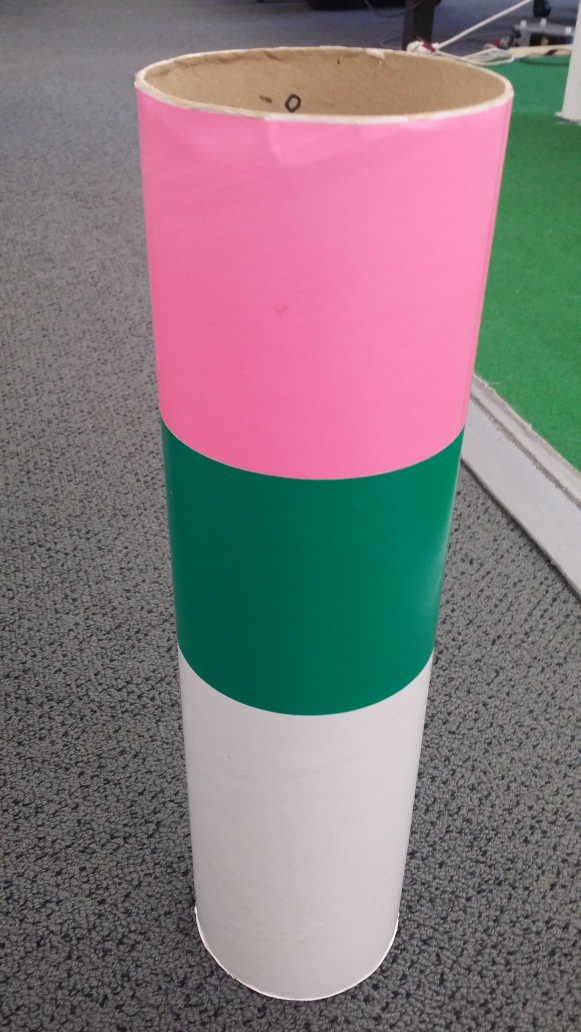
#> input picture test/test0.jpg, 2322 x 4128 px (shown at 1/4 size)
$ python image_test.py   (Python 2 division)   (older library calls are emulated)
#> lines starting #> are read from the running program, lines starting #| are printed output that depends on the picture; after the words box and inside, x2 and y2 are one past the last pixel; in counts of white or black regions, pixels touching at a corner belong together
#!/usr/bin/env python

import numpy as np
import cv2
import operator

# def checkForBeacons(image):
images = ['test0.jpg', 'test1.jpg', 'test2.jpg', 'test3.jpg', 'test4.jpg']
for i in images:
    im = cv2.imread(i)
#> im is the input picture: shape (4128, 2322, 3); mean B, G, R 123.7, 119.7, 131.5
    #im = cv2.cvtColor(im_rgb, cv2.COLOR_BGR2HSV)

    pink_boundaries = [(120, 60, 210), (210, 150, 255)]

    lower = np.array(pink_boundaries[0], "uint8")
    upper = np.array(pink_boundaries[1], "uint8")

    mask = cv2.inRange(im, lower, upper)
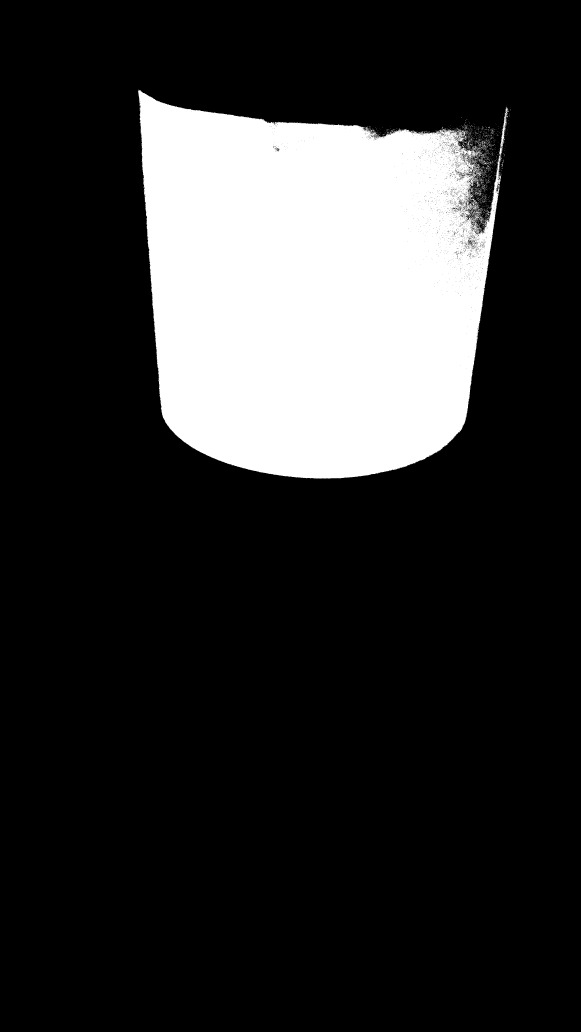
#> mask: shape (4128, 2322) (shown at 1/4 size); 18.5% white; 1623 white regions (1588 under 20 px)
    cv2.namedWindow("image", cv2.cv.CV_WINDOW_NORMAL)
    cv2.imshow("image", np.hstack([im]))
    cv2.waitKey(0)
    cv2.namedWindow("image", cv2.cv.CV_WINDOW_NORMAL)
    cv2.imshow("image", np.hstack([mask]))
    cv2.waitKey(0)


    # output = cv2.bitwise_and(im, im, mask = mask)
    contours, heirarchy = cv2.findContours(mask, cv2.RETR_EXTERNAL, cv2.CHAIN_APPROX_SIMPLE)
#> contours = 1610 contours, 1599 with area under 20; largest, box (x1, y1, x2, y2) and area: (552, 360, 2035, 1914) 1771585, (1878, 792, 1925, 843) 424, (1920, 865, 1933, 885) 58, (1890, 585, 1908, 601) 51, (1936, 838, 1959, 863) 39
    cv2.drawContours(mask, contours, -1, (128, 255, 0), 3)
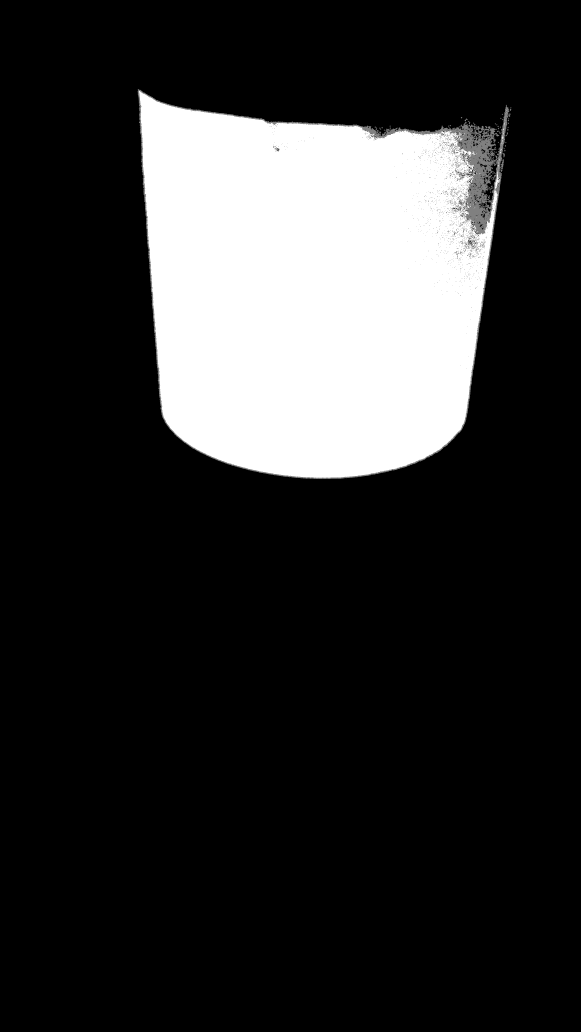
#> mask: shape (4128, 2322) (shown at 1/4 size); 0.71% of pixels changed, all inside (x1, y1, x2, y2) = (550, 356, 2046, 1916)
    cv2.namedWindow("image", cv2.cv.CV_WINDOW_NORMAL)
    cv2.imshow("image", np.hstack([mask]))
    cv2.waitKey(0)

    green_boundaries = [(60, 80, 0), (90, 110, 10)]
    blue_boundaries = [(150, 100, 0), (250, 191, 61)]
    yellow_boundaries = [(0, 140, 160), (70, 240, 255)]


    greenLower = np.array(green_boundaries[0], "uint8")
    greenUpper = np.array(green_boundaries[1], "uint8")


    blueLower = np.array(blue_boundaries[0], "uint8")
    blueUpper = np.array(blue_boundaries[1], "uint8")


    yellowLower = np.array(yellow_boundaries[0], "uint8")
    yellowUpper = np.array(yellow_boundaries[1], "uint8")


    maskGreen = cv2.inRange(im, greenLower, greenUpper)
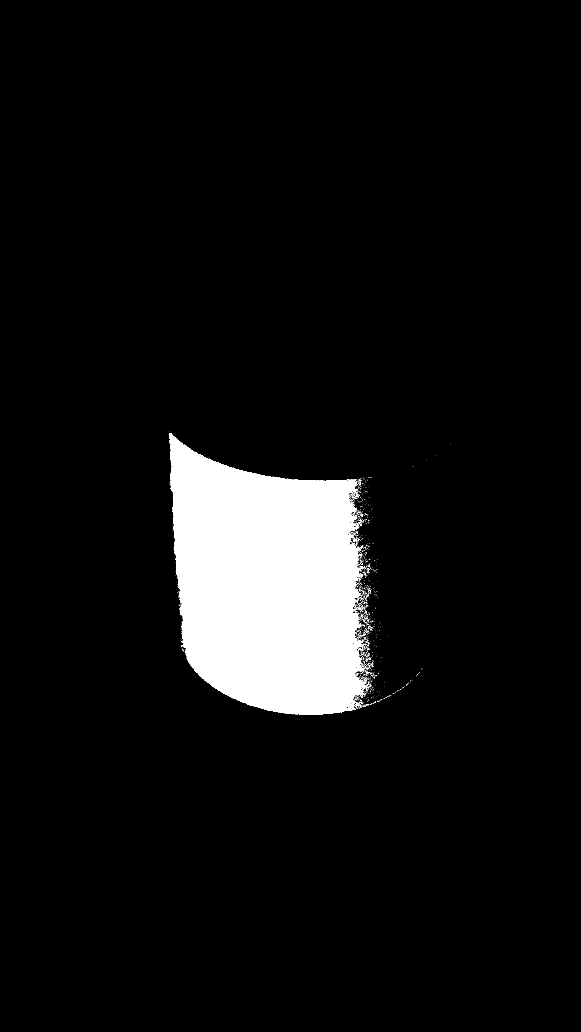
#> maskGreen: shape (4128, 2322) (shown at 1/4 size); 6.9% white; 2040 white regions (2014 under 20 px), largest, box (x1, y1, x2, y2) and area: (675, 1733, 1462, 2860) 651281, (1429, 2813, 1446, 2825) 78, (1421, 2099, 1437, 2114) 75
    maskBlue = cv2.inRange(im, blueLower, blueUpper)
#> maskBlue: shape (4128, 2322); every value is 0
    maskYellow = cv2.inRange(im, yellowLower, yellowUpper)

    cv2.namedWindow("green mask", cv2.cv.CV_WINDOW_NORMAL)
    cv2.imshow("green mask", np.hstack([maskGreen]))
    cv2.waitKey(0)
    cv2.namedWindow("blue mask", cv2.cv.CV_WINDOW_NORMAL)
    cv2.imshow("blue mask", np.hstack([maskBlue]))
    cv2.waitKey(0)
    cv2.namedWindow("yellow mask", cv2.cv.CV_WINDOW_NORMAL)
    cv2.imshow("yellow mask", np.hstack([maskYellow]))
    cv2.waitKey(0)

    print ("Number of countours: ")
    print (len(contours))
#| 1610

    areas = []
    cntNum = 0

    for cnt in contours:
        # print (cv2.contourArea(cnt))
        areas.append((cntNum, cv2.contourArea(cnt)))
        cntNum = cntNum + 1
#> this loop made 1610 passes
#> cnt on passes 1 to 3: [[1539, 1887], [1540, 1887]], [[1665, 1850]], [[1681, 1843]]
#> after the loop, areas = 1610 pairs, first value 0 to 1609, second value 0 to 1771585; cntNum = 1610

    areas.sort(key=operator.itemgetter(1), reverse=True)
    # print(areas)

    i = 0
    area_threshold = 100
    beaconsList = []

    while areas[i][1] > area_threshold:
        leftmost = tuple(contours[areas[i][0]][contours[areas[i][0]][:, :, 0].argmin()][0])
        rightmost = tuple(contours[areas[i][0]][contours[areas[i][0]][:, :, 0].argmax()][0])
        topmost = tuple(contours[areas[i][0]][contours[areas[i][0]][:, :, 1].argmin()][0])
        bottommost = tuple(contours[areas[i][0]][contours[areas[i][0]][:, :, 1].argmax()][0])
        print(areas[i][1])

        print leftmost
        print rightmost
        print topmost
        print bottommost

        # [4 lines of commented-out code are left out]

        x, y, w, h = cv2.boundingRect(contours[i])
        mask = cv2.rectangle(mask, (x, y), (x + w, y + h), (0, 255, 0), 2)
        print "x: ", x, "y: ", y, "w: ", w, "h: ", h


        # [11 lines of commented-out code are left out]

        i = i + 1
#> this loop made 2 passes
#> (leftmost, rightmost, topmost, bottommost, x, y, w, h) on passes 1 to 2: ((552, 366), (2034, 446), (555, 360), (1257, 1913), 1539, 1887, 2, 1), ((1878, 797), (1924, 841), (1881, 792), (1894, 842), 1665, 1850, 1, 1)
#| 1771585.0
#| (552, 366)
#| (2034, 446)
#| (555, 360)
#| (1257, 1913)
#| x:  1539 y:  1887 w:  2 h:  1
#| 424.0
#| (1878, 797)
#| (1924, 841)
#| (1881, 792)
#> (further printed lines are left out)
#> after the loop, i = 2
#> pass 2 of the loop `for i in images:`:
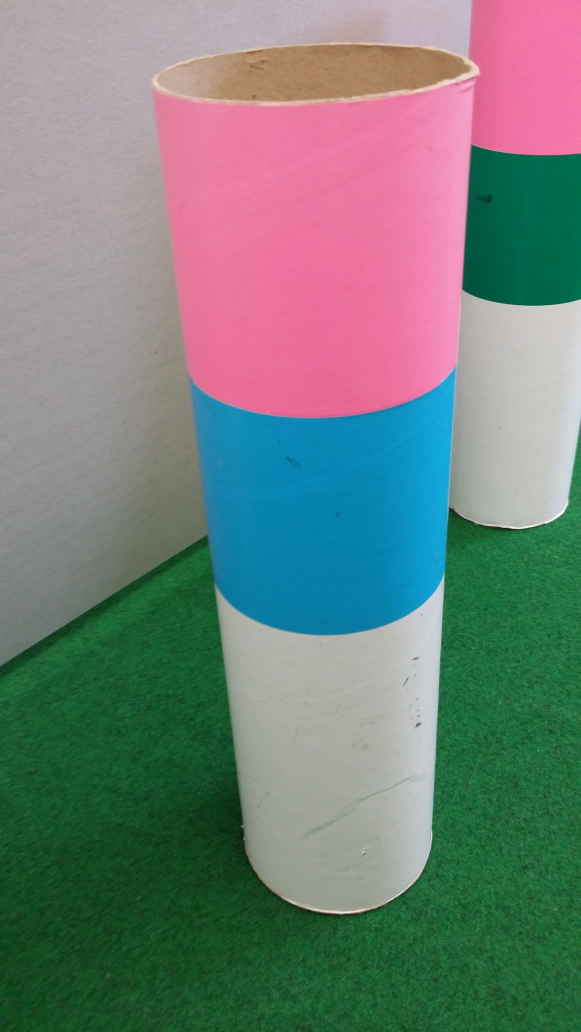
#> input picture test/test1.jpg, 2322 x 4128 px (shown at 1/4 size)
#> im is the input picture: shape (4128, 2322, 3); mean B, G, R 120.6, 126.5, 113.5
#> `mask = cv2.inRange(im, lower, upper)`:
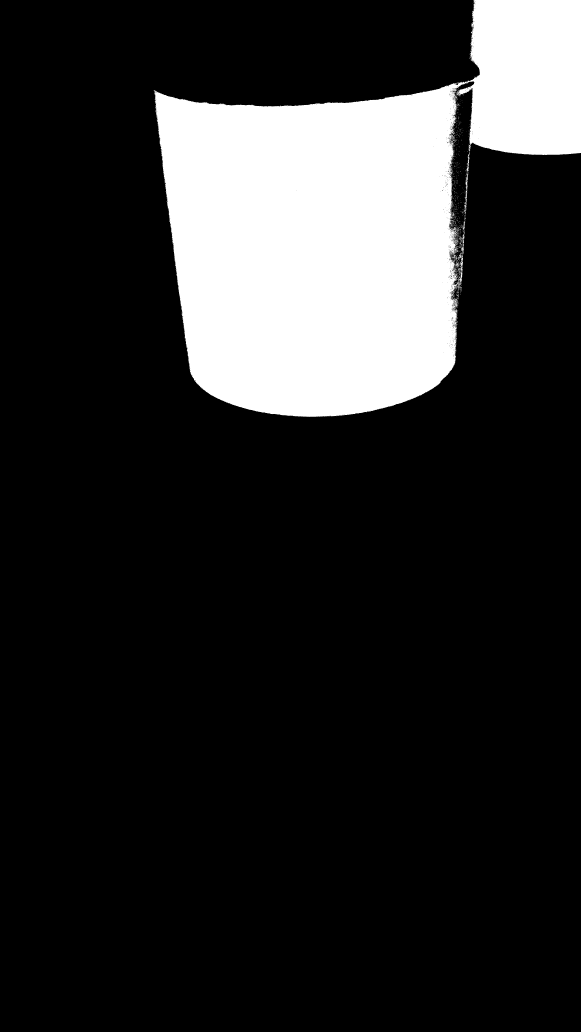
#> mask: shape (4128, 2322) (shown at 1/4 size); 17% white; 877 white regions (854 under 20 px)
#> contours = 873 contours, 858 with area under 20; largest, box (x1, y1, x2, y2) and area: (615, 0, 2322, 1668) 1625478, (1831, 1009, 1852, 1130) 598, (1858, 741, 1870, 821) 190, (1850, 919, 1858, 984) 150, (1844, 985, 1855, 1021) 125
#> maskGreen: shape (4128, 2322); 2.7% white; 120 white regions (118 under 20 px), largest, box (x1, y1, x2, y2) and area: (1858, 596, 2322, 1221) 255386, (2312, 1123, 2322, 1133) 24
#> `maskBlue = cv2.inRange(im, blueLower, blueUpper)`:
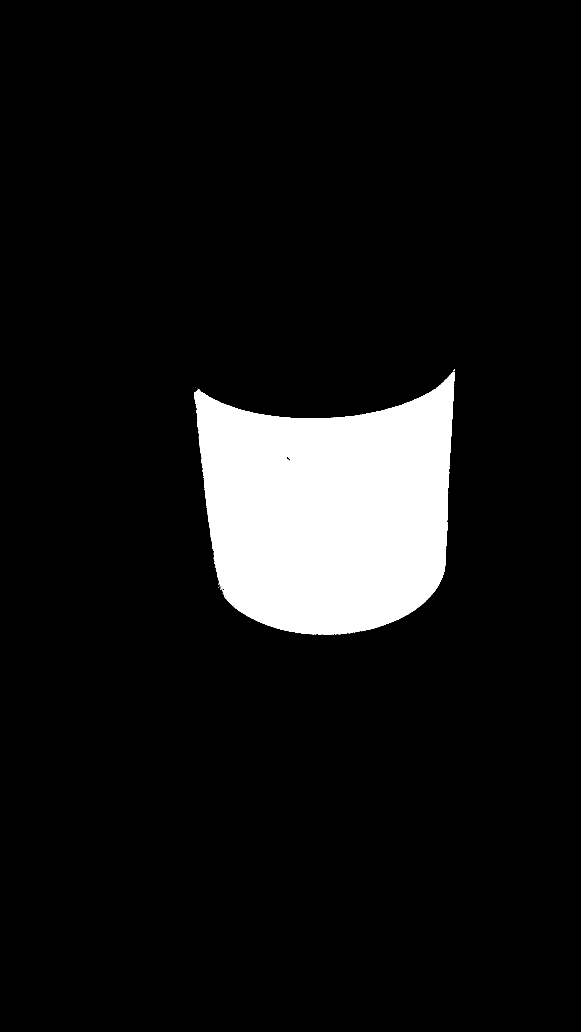
#> maskBlue: shape (4128, 2322) (shown at 1/4 size); 8.5% white; 47 white regions (45 under 20 px), largest, box (x1, y1, x2, y2) and area: (776, 1487, 1819, 2539) 813169, (1815, 1478, 1820, 1485) 25
#| 873
#> the loop `for cnt in contours:` made 873 passes
#> cnt on passes 1 to 3: [[746, 1402]], [[1823, 1398], [1824, 1398]], [[1826, 1369], [1826, 1370]]
#> after the loop `for cnt in contours:`: areas = 873 pairs, first value 0 to 872, second value 0 to 1625478; cntNum = 873
#> the loop `while areas[i][1] > area_threshold:` made 5 passes
#> (leftmost, rightmost, topmost, bottommost, x, y, w, h) on passes 1, 2, 3, 5: ((615, 361), (2321, 611), (1896, 0), (1238, 1667), 746, 1402, 1, 1), ((1831, 1078), (1851, 1050), (1845, 1009), (1839, 1129), 1823, 1398, 2, 1), ((1858, 788), (1869, 753), (1868, 741), (1865, 820), 1826, 1369, 1, 2), ((1844, 992), (1854, 1004), (1852, 985), (1851, 1020), 1826, 1342, 1, 1)
#> (printed output is left out)
#> after the loop `while areas[i][1] > area_threshold:`: i = 5
#> pass 3 of the loop `for i in images:`:
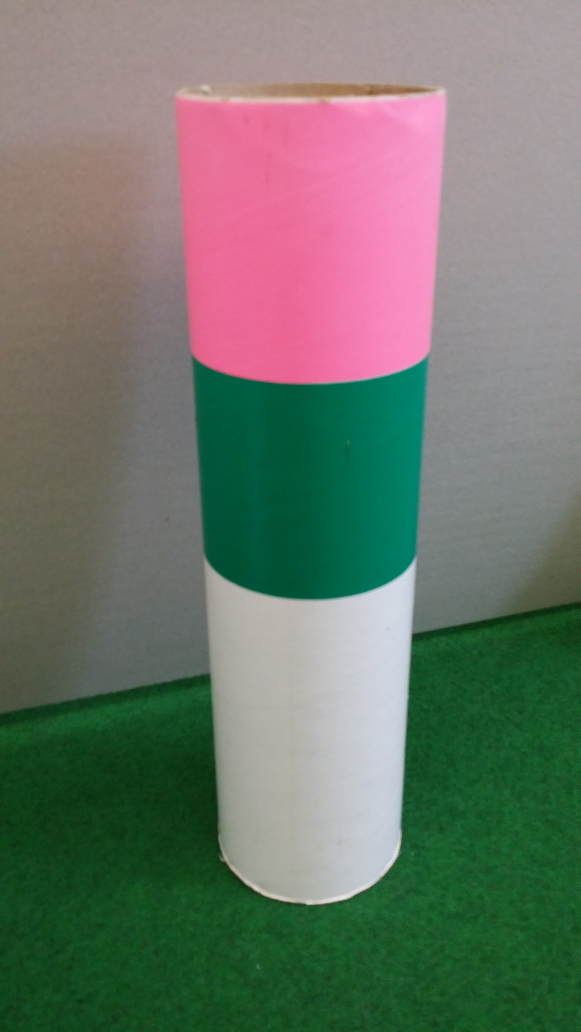
#> input picture test/test2.jpg, 2322 x 4128 px (shown at 1/4 size)
#> im is the input picture: shape (4128, 2322, 3); mean B, G, R 105.3, 116.6, 109.2
#> `mask = cv2.inRange(im, lower, upper)`:
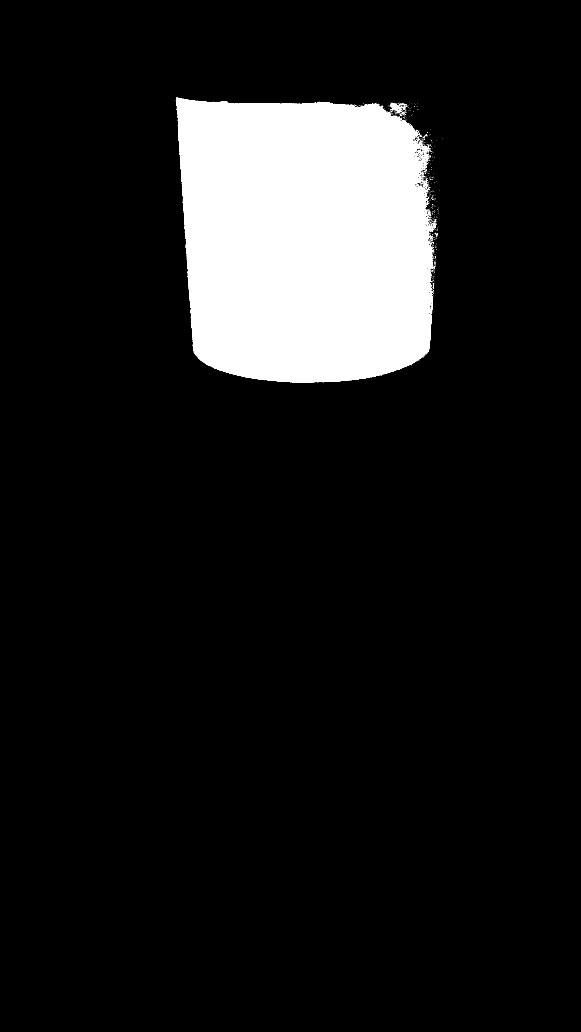
#> mask: shape (4128, 2322) (shown at 1/4 size); 10.8% white; 1012 white regions (982 under 20 px)
#> contours = 999 contours, 988 with area under 20; largest, box (x1, y1, x2, y2) and area: (703, 390, 1734, 1531) 1027878, (1562, 411, 1606, 450) 568, (1701, 616, 1715, 645) 83, (1729, 892, 1745, 913) 68, (1720, 1226, 1730, 1256) 61
#> `maskGreen = cv2.inRange(im, greenLower, greenUpper)`:
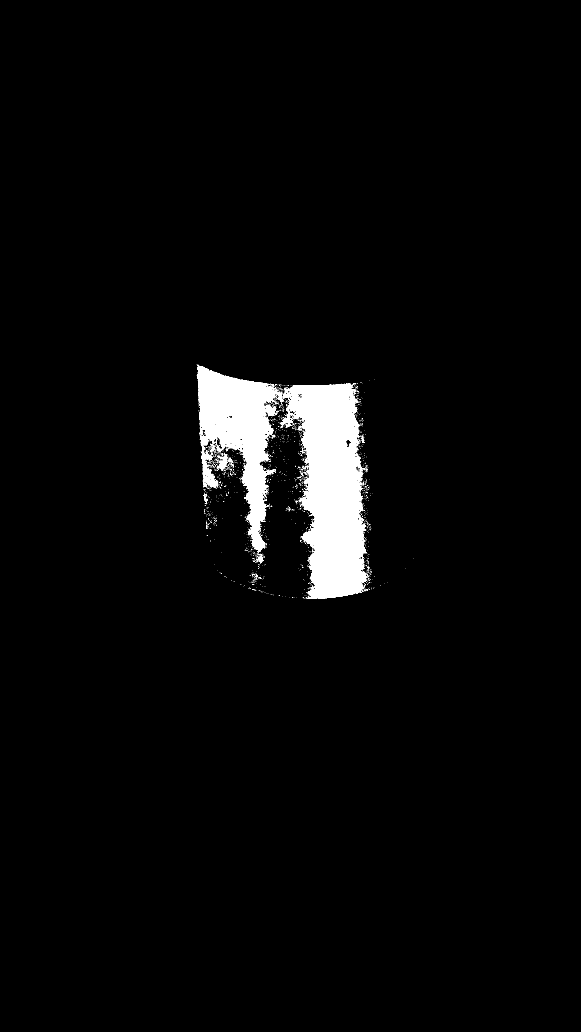
#> maskGreen: shape (4128, 2322) (shown at 1/4 size); 2.9% white; 3100 white regions (3036 under 20 px), largest, box (x1, y1, x2, y2) and area: (1139, 1533, 1466, 2394) 170670, (787, 1464, 1111, 2213) 95147, (867, 1811, 912, 1881) 975
#| 999
#> the loop `for cnt in contours:` made 999 passes
#> cnt on passes 1 to 3: [[1547, 1494]], [[1645, 1461]], [[1679, 1440]]
#> after the loop `for cnt in contours:`: areas = 999 pairs, first value 0 to 998, second value 0 to 1027877.5; cntNum = 999
#> the loop `while areas[i][1] > area_threshold:` made 2 passes
#> (leftmost, rightmost, topmost, bottommost, x, y, w, h) on passes 1 to 2: ((703, 400), (1733, 1064), (706, 390), (1205, 1530), 1547, 1494, 1, 1), ((1562, 423), (1605, 438), (1566, 411), (1597, 449), 1645, 1461, 1, 1)
#> (printed output is left out)
#> after the loop `while areas[i][1] > area_threshold:`: i = 2
#> the loop made 5 passes; the first 3 are shown

        # return beaconsList


# [56 lines left out: function checkRegion, not called in this run]

        # [27 lines of commented-out code are left out]
